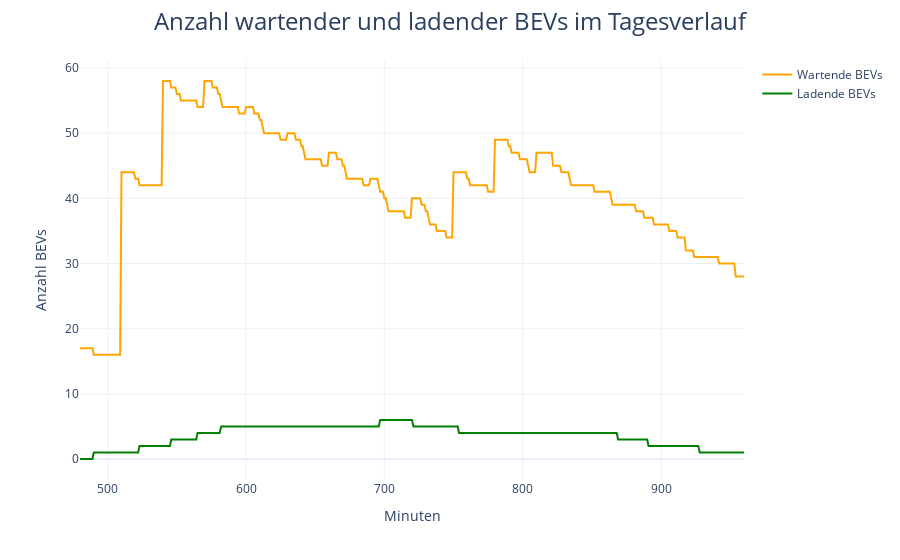

This figure's notebook cell:
### Code cell
figureGeneration.create_bev_number_figure(simulation_data)

### Figure 1 — Plotly figure (JSON) as saved in the notebook; plotly's stock layout.template omitted (floating-point values rounded to 4 significant figures; data arrays with more than 128 entries replaced by an {"elided": "..."} marker saying what was removed)
{"data": [{"line": {"color": "orange"}, "name": "Wartende BEVs", "type": "scatter", "x": {"elided": "481 int values"}, "y": {"elided": "481 int values"}}, {"line": {"color": "green"}, "name": "Ladende BEVs", "type": "scatter", "x": {"elided": "481 int values"}, "y": {"elided": "481 int values"}}], "layout": {"legend": {"tracegroupgap": 0}, "margin": {"t": 60}, "title": {"font": {"size": 24}, "text": "Anzahl wartender und ladender BEVs im Tagesverlauf", "x": 0.5, "xanchor": "center"}, "xaxis": {"anchor": "y", "domain": [0, 1], "title": {"text": "Minuten"}}, "yaxis": {"anchor": "x", "domain": [0, 1], "title": {"text": "Anzahl BEVs"}}}}
